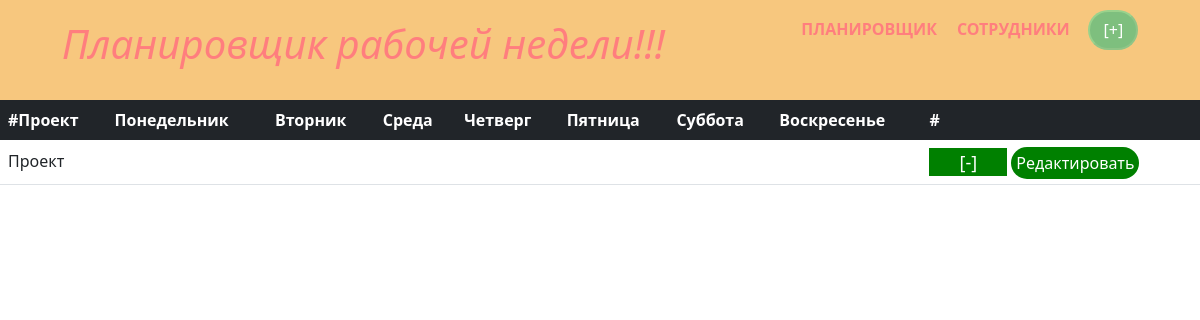
/, run on an earlier commit of the app's database.
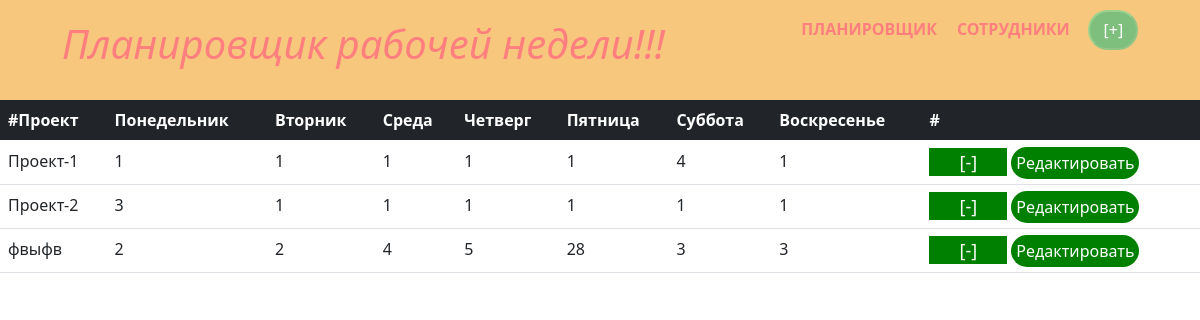
And on a later commit of the database.
### tables this page shows
CREATE TABLE `project` (
  `idP` int(5) NOT NULL COMMENT 'Ключ',
  `work` varchar(35) NOT NULL COMMENT 'Название проекта',
  `Monday` int(5) NOT NULL,
  `Tuesday` int(5) NOT NULL,
  `Wednesday` int(5) NOT NULL,
  `Thursday` int(5) NOT NULL,
  `Friday` int(5) NOT NULL,
  `Saturday` int(5) NOT NULL,
  `Sunday` int(5) NOT NULL
);

### beckend/project.php (called while the page is built, shortened)
<?php
include "config.php";
$sql = $pdo -> prepare(" SELECT * FROM project ");
$sql -> execute();
$result = $sql -> fetchAll();

### index.php (the view, shortened to what this page needs)
<?php
    include_once("beckend/project.php");;
?>
<!DOCTYPE html>
<html lang="ru">
    <head>
        <link rel="stylesheet" href="./css/style.css" type="text/css">
        <link href="https://cdn.jsdelivr.net/npm/bootstrap@5.0.1/dist/css/bootstrap.min.css" rel="stylesheet">
    </head>
    <body>
        <header class="header" id="header">
            <h1 class="title">Планировщик рабочей недели!!!</h1>
            <div class="header_Nav">
              <div class="btn">
                  <a class="clickbtn" href="index.php">Планировщик</a>
                </div>
                <div class="btn">
                    <a class="clickbtn" href="sotrudnic.php">Сотрудники</a>
                </div>
                <div class="btnadd">
                    <form action="" method="POST">
                        <input class="plusProject" type="button" value="[+]" data-toggle="modal" data-target="#Modal">
                    </form>
                </div>
              </div>
        </header>
        <section class="cont">
            <section class="colCont">
                <div class="centerios">
                    <div class="infor">
                        <table class="table" id="tbl">
                            <thead class="table-dark">
                                <tr>
                                    <th scope="col">#Проект</th>
                                    <th scope="col">Понедельник</th>
                                    <th scope="col">Вторник</th>
                                    <th scope="col">Среда</th>
                                    <th scope="col">Четверг</th>
                                    <th scope="col">Пятница</th>
                                    <th scope="col">Суббота</th>
                                    <th scope="col">Воскресенье</th>
                                    <th scope="col">#</th>
                                </tr>
                            </thead>
                            <tbody>
                              <?php foreach ($result as $value) { ?>
                                <tr>
                                    <td><?=$value["work"]?></td>
                                    <td><?=$value["Monday"]?></td>
                                    <td><?=$value["Tuesday"]?></td>
                                    <td><?=$value["Wednesday"]?></td>
                                    <td><?=$value["Thursday"]?></td>
                                    <td><?=$value["Friday"]?></td>
                                    <td><?=$value["Saturday"]?></td>
                                    <td><?=$value["Sunday"]?></td>
                                    <td>
                                      <a href="?delete=<?=$value['work'] ?>"  data-toggle="modal" class="minus" data-target="#deleteModal<?=$value['idP'] ?>">[-]</a>
                                      <a href="?edit=<?=$value['work'] ?>" class="edit" data-toggle="modal" data-target="#editModal<?=$value['idP'] ?>">Редактировать</a>
                                    </td>
                                </tr> <?php } ?>
                            </tbody>
                        </table>
                    </div>
                </div>
            </section>
        </section>
    </body>
</html>

What changed in the data, as far as the page shows it:
removed project: work "Проект"
added project: work "Проект-1", Monday "1", Tuesday "1", Wednesday "1", Thursday "1", Friday "1", Saturday "4", Sunday "1"
added project: work "Проект-2", Monday "3", Tuesday "1", Wednesday "1", Thursday "1", Friday "1", Saturday "1", Sunday "1"
added project: work "фвыфв", Monday "2", Tuesday "2", Wednesday "4", Thursday "5", Friday "28", Saturday "3", Sunday "3"
